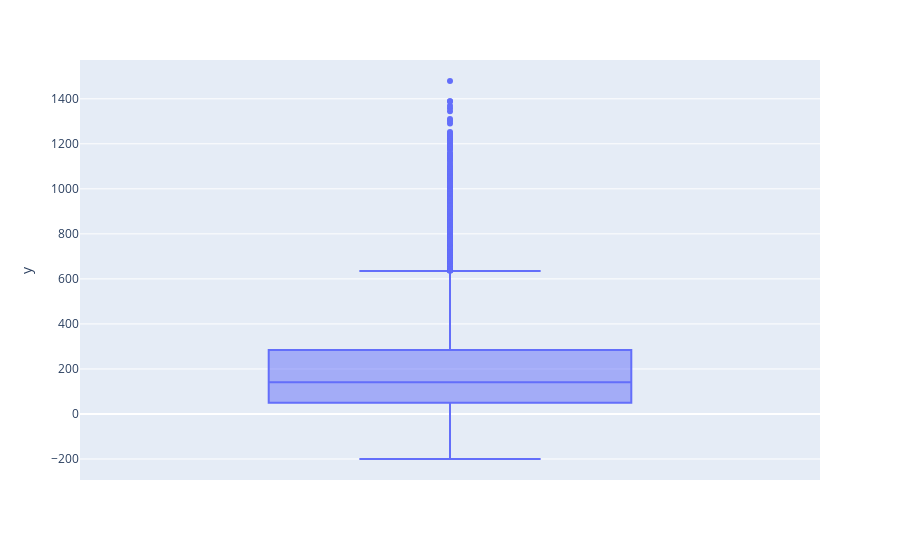

The cell this chart's notebook holds for it:
### Code cell
fig2=px.box(y=Y)
fig2.show()

### Figure 1 — Plotly figure (JSON) as saved in the notebook; plotly's stock layout.template omitted (floating-point values rounded to 4 significant figures; data arrays with more than 128 entries replaced by an {"elided": "..."} marker saying what was removed)
{"data": [{"alignmentgroup": "True", "hovertemplate": "y=%{y}<extra></extra>", "legendgroup": "", "marker": {"color": "#636efa"}, "name": "", "notched": false, "offsetgroup": "", "orientation": "v", "showlegend": false, "type": "box", "x0": " ", "xaxis": "x", "y": {"elided": "9357 int values"}, "y0": " ", "yaxis": "y"}], "layout": {"boxmode": "group", "legend": {"tracegroupgap": 0}, "margin": {"t": 60}, "xaxis": {"anchor": "y", "domain": [0, 1]}, "yaxis": {"anchor": "x", "domain": [0, 1], "title": {"text": "y"}}}}
